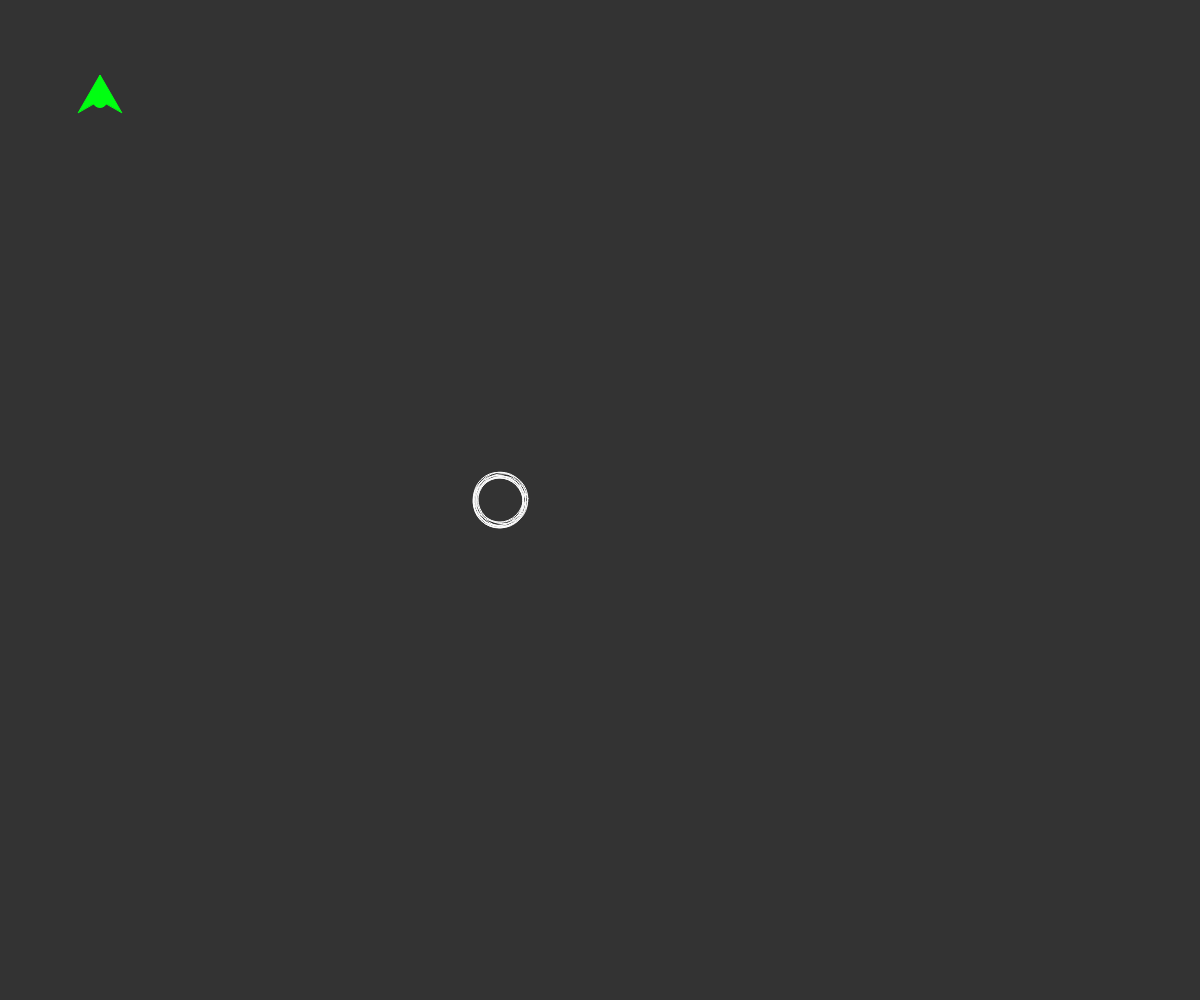
Frame 1 (no input)
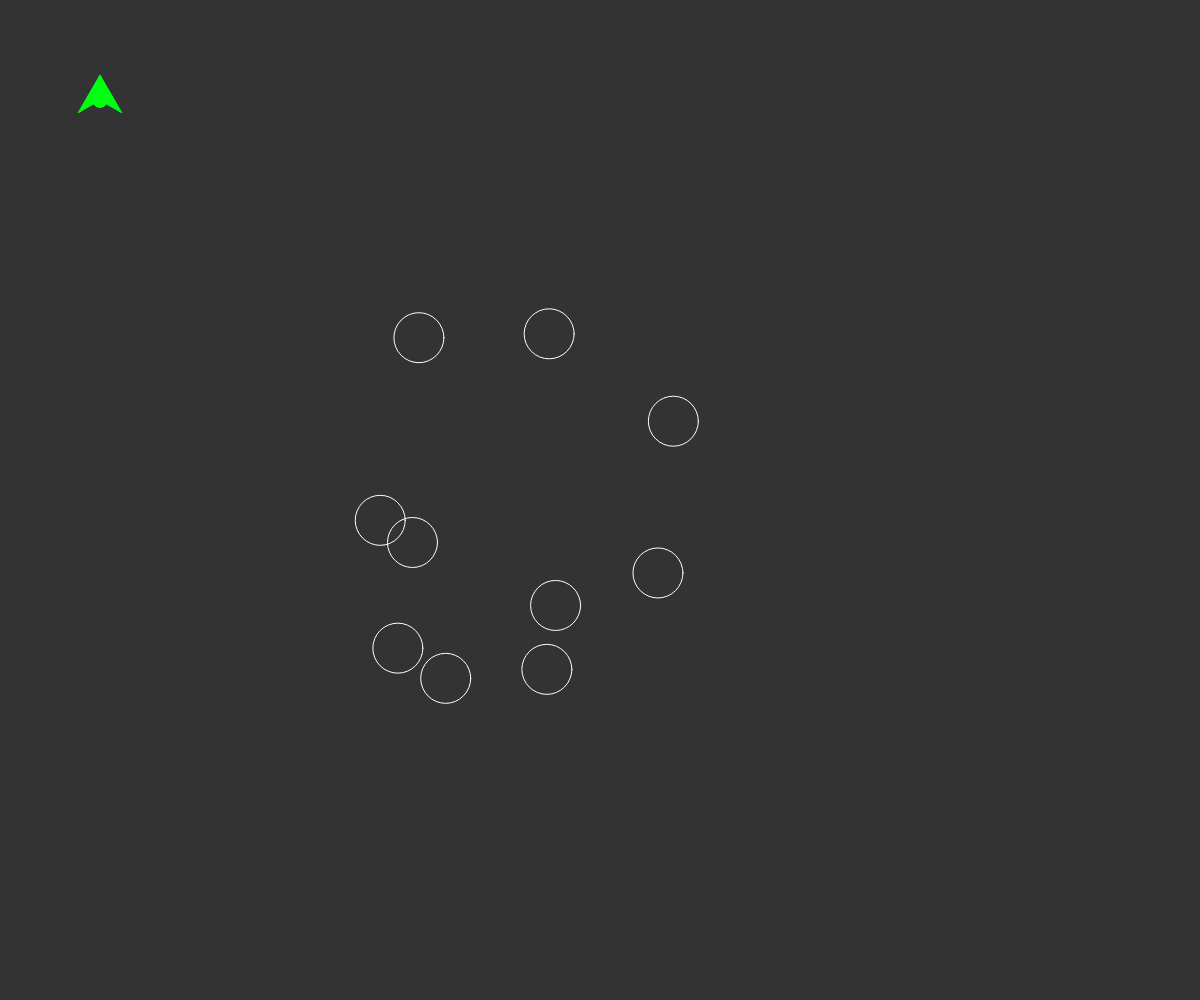
Frame 60 (no input)
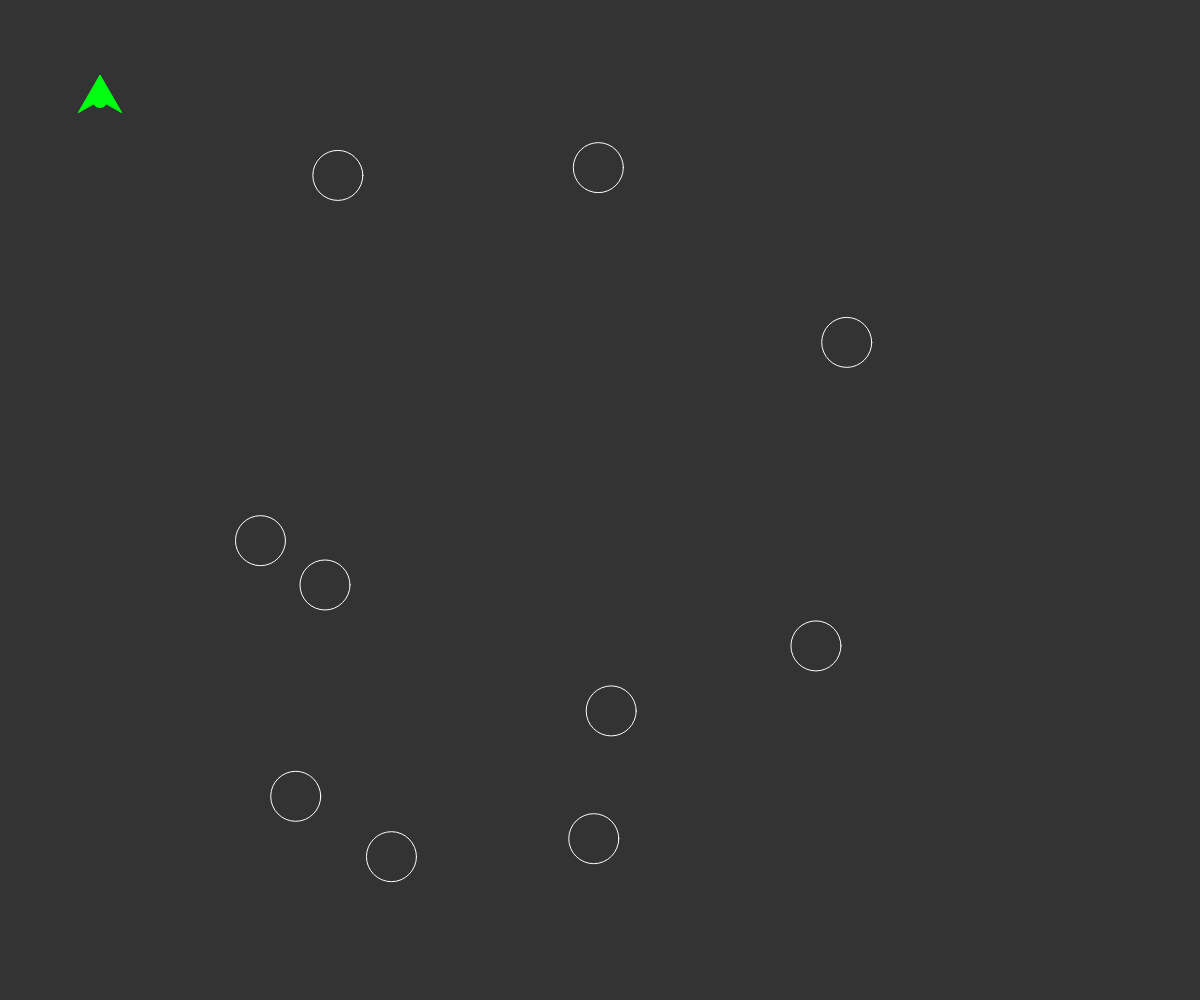
Frame 120 (the mouse pressed at the canvas centre since frame 60)

The p5.js sketch that drew these frames (run headless with seeded random() and noise() and a simulated clock; from frame 60 on, the mouse is pressed at the canvas centre):

// p5.js sketch
// ── sketch.js
var ship;
var canvas;
var asteroids = [];

function setup() {
    canvas = createCanvas(windowWidth, windowHeight);
    ship = new Ship();
    for (var i = 0; i < 10; i++) {
        asteroids.push(new Asteroid());
    }
    background(51);
}

function draw() {
    background(51);
    ship.update();
    asteroids.forEach(function (a) {
        a.update();
        if(a.getPos().dist(ship.getCenter())<50){
            ship = new Ship();
        }
        a.show();
    });
    ship.show();
    /*ship.getPoints().forEach(function (p) {
        ellipse(p.x, p.y, 10, 10);
    });*/
}

function keyPressed() {
    if (keyCode === 8) {
        background(51);
        ship = new Ship();
    }
}

function windowResized() {
    resizeCanvas(windowWidth, windowHeight);
}
// ── asteroid.js
function Asteroid() {
    var pos = createVector(500, 500);
    var vel = createVector(random() * 2 + 1.5, 0).rotate(random() * Math.PI * 2);

    this.update = function () {
        pos.add(vel);
        wrapAround();
    }

    function wrapAround() {
        if (pos.x < 0) {
            pos.x = windowWidth;
        }
        if (pos.x > windowWidth) {
            pos.x = 0;
        }
        if (pos.y < 0) {
            pos.y = windowHeight;
        }
        if (pos.y > windowHeight) {
            pos.y = 0;
        }
    }

    this.show = function show() {
        push();
        stroke(255);
        strokeWeight(1);
        noFill();
        translate(pos.x, pos.y);
        ellipse(0, 0, 50, 50);
        pop();
    }

    this.getPos = function () {
        return pos;
    }
}
// ── bullet.js
function Bullet(p, v) {
    var pos = p;
    var vel = v;

    this.update = function () {
        pos.add(vel);
    }

    this.show = function () {
        push();
        stroke(255);
        strokeWeight(10);
        ellipse(pos.x, pos.y, 5, 5);
        pop();
    }

    this.isOnScreen = function () {
        return (pos.x > 0 && pos.x < windowWidth && pos.y > 0 && pos.y < windowWidth);
    }
}
// ── ship.js
// noinspection UnterminatedStatementJS

function Ship() {
    var pos = createVector(100, 100);
    var vel = createVector(0, 0);
    var acc = createVector(0, 0);
    var angle = 0;

    this.update = function () {

        //Should have all key downs together in one else if
        //If nothing is pressed, acc = 0 and vel goes down to 0
        if (keyIsDown(UP_ARROW)) {
            acc = createVector(0, -0.2).rotate(angle);
        } else {
            acc = createVector(0, 0);
            var mag = vel.mag();
            if (mag > .03) {
                vel.limit(mag - .03);
            } else {
                vel = createVector(0, 0);
            }
        }

        if (keyIsDown(LEFT_ARROW)) {
            angle += -0.1;
        }

        if (keyIsDown(RIGHT_ARROW)) {
            angle += 0.1;
        }

        vel.limit(8);
        wrapAround();


        pos.add(vel);
        vel.add(acc);

    }

    function wrapAround() {
        if (pos.x < 0) {
            pos.x = windowWidth;
        }
        if (pos.x > windowWidth) {
            pos.x = 0;
        }
        if (pos.y < 0) {
            pos.y = windowHeight;
        }
        if (pos.y > windowHeight) {
            pos.y = 0;
        }
    }

    this.show = function show() {
        strokeWeight(1);
        stroke(0, 255, 17);
        fill(0, 255, 17);
        ellipse(pos.x, pos.y, 15, 15);
        push();
        fill(0, 255, 17);
        translate(pos.x, pos.y);
        rotate(angle);
        if (acc.x !== 0 && acc.y !== 0) {
            push();
            fill(255, 25, 0);
            stroke(255, 25, 0);
            triangle(-15, 0, 15, 0, 0, 20);
            fill(255, 255, 0);
            stroke(255, 255, 0);
            triangle(-8, 0, 8, 0, 0, 10);
            pop();
        }
        triangle(0, 0, 0, -25, 25 / 2 * Math.sqrt(3), 25 / 2);
        triangle(0, 0, 0, -25, -25 / 2 * Math.sqrt(3), 25 / 2);
        pop();
    }

    this.getPoints = function () {
        var p = [];
        p.push(p5.Vector.fromAngle(angle - Math.PI / 2, 25).add(pos));
        p.push(p5.Vector.fromAngle(angle - 7 * Math.PI / 6, 25).add(pos));
        p.push(p5.Vector.fromAngle(angle - 11 * Math.PI / 6, 25).add(pos));
        return p;
    }

    this.getCenter = function () {
        return pos;
    }
}
